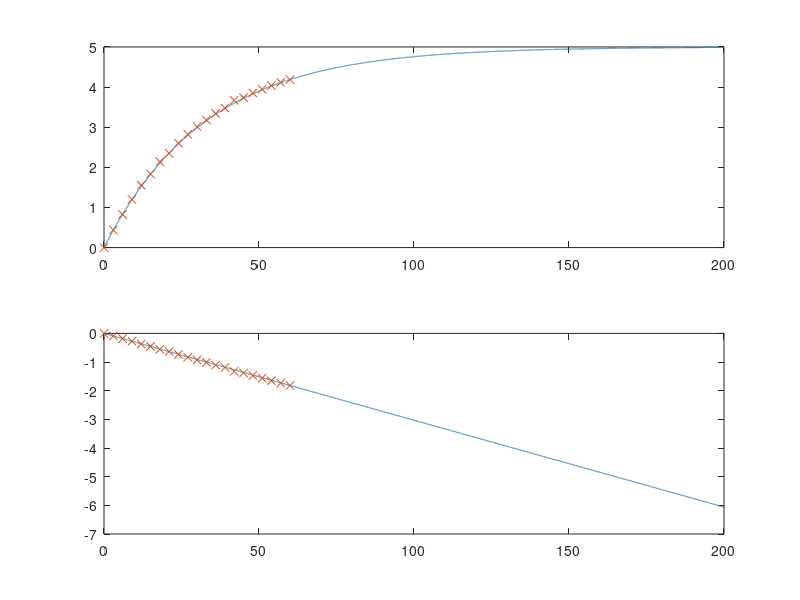

This chart was generated by the following MATLAB code:
C = 1000*10^-6; % capacitance of 1000 microFarad
R = 33*1000; %resistance of 33 kohm
V0 = 5; %maximum voltage (V0)5V
t = 0: 0.01: 200; %time in second 
tau = R*C; %time constant in second 
Vt = V0*(1-exp(-t/tau));
Yth = log(1-Vt/V0);
texp = [0 3 6 9 12 15 18 21 24 27 30 33 36 39 42 45 48 51 54 57 60];%time in sec
Vexp = [0 0.436 0.824 1.201 1.555 1.835 2.140 2.348 2.603 2.823 3.016 3.181 3.342 3.479 3.671 3.739 3.853 3.947 4.039 4.117 4.186];%measured voltage in V measured
Yexp = log(1-Vexp/V0);
subplot(2,1,1); plot(t, Vt, texp, Vexp, 'x');
subplot(2,1,2); plot(t, Yth, texp, Yexp,'x')
coefficients = polyfit(texp, Yexp,1); %linear fitting 
m = coefficients (1);% slope
tauexp = -1/m; % time constant calculated from slope 
error = abs(tau-tauexp)/tau*100 %percent error